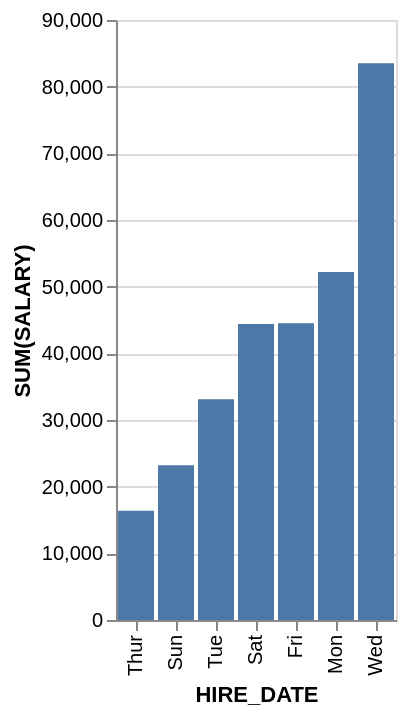

Here is the Vega-Lite specification saved for this chart:
### Vega-Lite specification from a JSON file in a GitHub repository (floating-point values rounded to 4 significant figures)
{"data": {"values": [{"x_data": "Thur", "y_data": 16400}, {"x_data": "Sun", "y_data": 23200}, {"x_data": "Tue", "y_data": 33100}, {"x_data": "Sat", "y_data": 44400}, {"x_data": "Fri", "y_data": 44500}, {"x_data": "Mon", "y_data": 52200}, {"x_data": "Wed", "y_data": 83500}]}, "mark": "bar", "encoding": {"x": {"field": "x_data", "type": "nominal", "title": "HIRE_DATE", "sort": {"op": "sum", "field": "y_data", "order": "ascending"}}, "y": {"field": "y_data", "type": "quantitative", "title": "SUM(SALARY)"}}}
